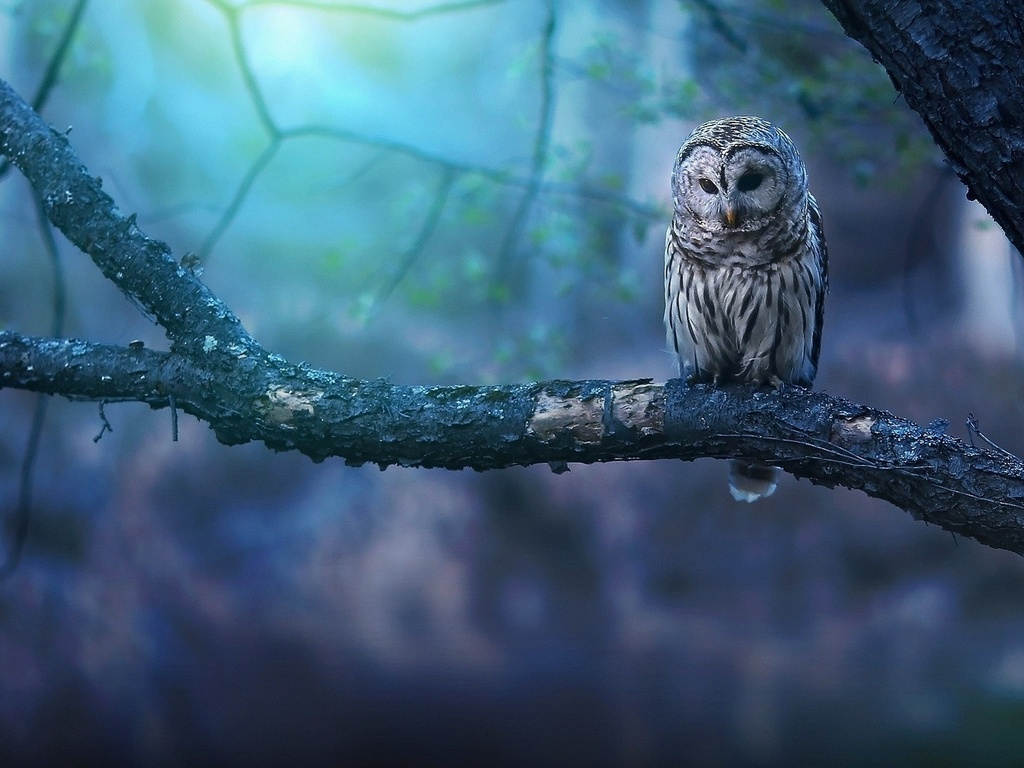
#> input picture img-mass-resizing/orig_img/1.jpg, 1024 x 768 px; its folder holds 4 pictures in this run
$ python main.py
#> lines starting #> are read from the running program, lines starting #| are printed output that depends on the picture
import os

from PIL import Image

if __name__ == '__main__':
    orig_img_dir = os.path.join(os.getcwd(), 'orig_img')
    resized_img_dir = os.path.join(os.getcwd(), 'resized_img')
    max_size = int(input('Enter max size width/height of image: '))
#> the answer given: 100

    for img in os.listdir(orig_img_dir):
        try:
            img_path = os.path.join(orig_img_dir, img)
            img_obj = Image.open(img_path)
#> img_obj is the input picture: PIL image 1024x768 RGB; mean R, G, B 60.4, 94.4, 119.7
            width, height = img_obj.size
#> width = 1024; height = 768
            if width > height:
                new_width = max_size
                new_height = int(height * max_size / width)
#> new_height = 75
            else:
                new_height = max_size
                new_width = int(width * max_size / height)
            img_obj = img_obj.resize((new_width, new_height), Image.LANCZOS)
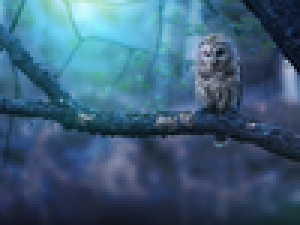
#> img_obj: PIL image 100x75 RGB (shown 3 times larger); mean R, G, B 60.4, 94.4, 119.7
            img_obj.save(os.path.join(resized_img_dir, img))
        except IOError:
            print("cannot convert", img_path)
#> pass 2 of the loop `for img in os.listdir(orig_img_dir):`:
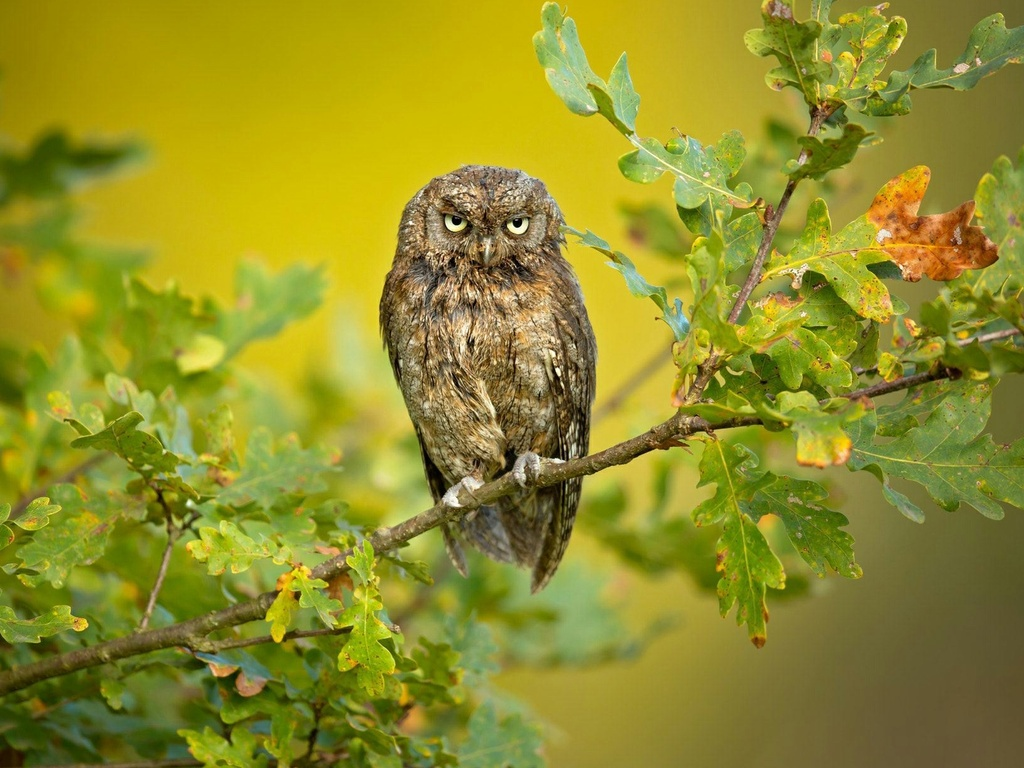
#> input picture img-mass-resizing/orig_img/2.jpg, 1024 x 768 px
#> img_obj is the input picture: PIL image 1024x768 RGB; mean R, G, B 145.6, 142.8, 40.1
#> `img_obj = img_obj.resize((new_width, new_height), Image.LANCZOS)`:
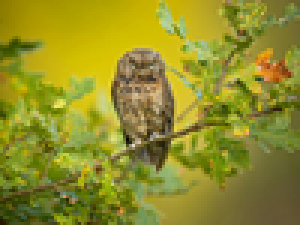
#> img_obj: PIL image 100x75 RGB (shown 3 times larger); mean R, G, B 145.6, 142.8, 40.1
#> pass 3 of the loop `for img in os.listdir(orig_img_dir):`:
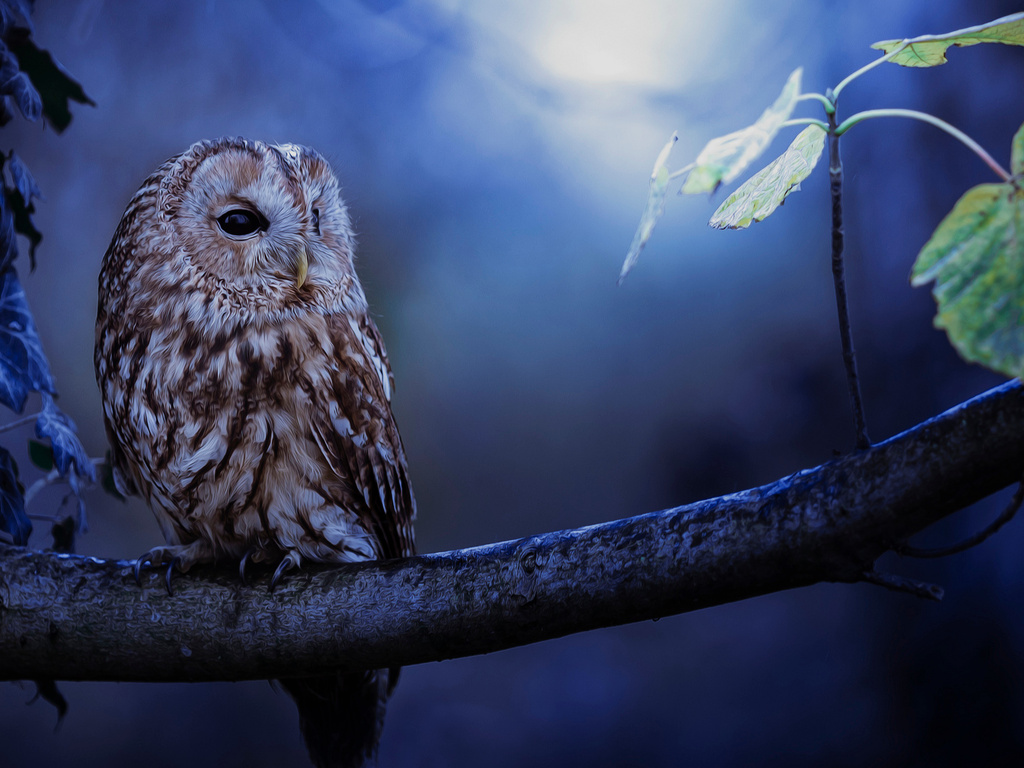
#> input picture img-mass-resizing/orig_img/3.jpg, 1024 x 768 px
#> img_obj is the input picture: PIL image 1024x768 RGB; mean R, G, B 55.3, 66.9, 99.8
#> `img_obj = img_obj.resize((new_width, new_height), Image.LANCZOS)`:
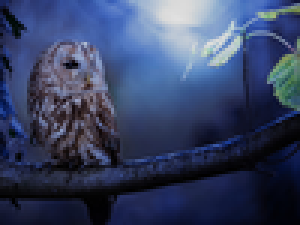
#> img_obj: PIL image 100x75 RGB (shown 3 times larger); mean R, G, B 55.3, 66.9, 99.8
#> the loop made 4 passes; the first 3 are shown
